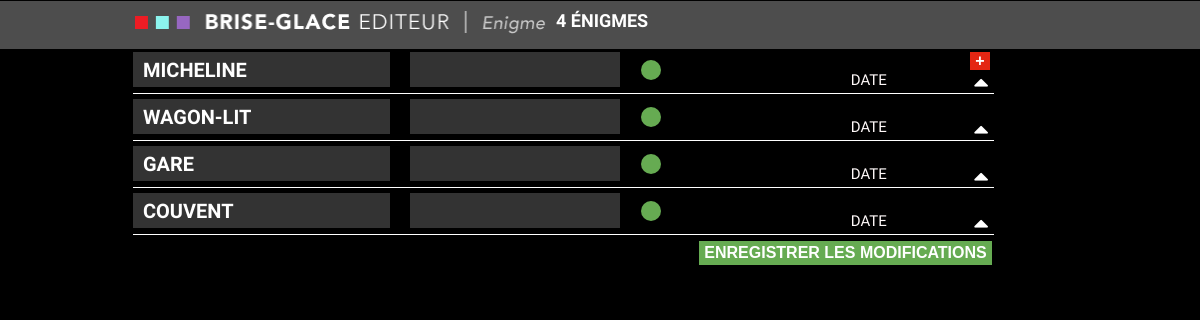
The page / on the database its author committed.
### tables this page shows
CREATE TABLE IF NOT EXISTS `enigme` (
  `id` int(255) NOT NULL,
  `mot` varchar(50) NOT NULL,
  `image0` varchar(200) NOT NULL,
  `imgcrop0` varchar(50) NOT NULL,
  `auteur0` varchar(50) NOT NULL,
  `date0` varchar(50) NOT NULL,
  `indice1` varchar(50) NOT NULL,
  `image1` varchar(200) NOT NULL,
  `imgcrop1` varchar(50) NOT NULL,
  `auteur1` varchar(50) NOT NULL,
  `date1` varchar(50) NOT NULL,
  `indice2` varchar(50) NOT NULL,
  `image2` varchar(200) NOT NULL,
  `imgcrop2` varchar(50) NOT NULL,
  `auteur2` varchar(50) NOT NULL,
  `date2` varchar(50) NOT NULL,
  `indice3` varchar(50) NOT NULL,
  `image3` varchar(200) NOT NULL,
  `imgcrop3` varchar(50) NOT NULL,
  `auteur3` varchar(50) NOT NULL,
  `date3` varchar(50) NOT NULL,
  `recompense` varchar(50) NOT NULL,
  `image4` varchar(200) NOT NULL,
  `imgcrop4` varchar(50) NOT NULL,
  `auteur4` varchar(50) NOT NULL,
  `date4` varchar(50) NOT NULL,
  `legende` text NOT NULL,
  PRIMARY KEY (`id`),
  UNIQUE KEY `id` (`id`),
  UNIQUE KEY `id_2` (`id`)
);

### script/front/old.php (the view, shortened to what this page needs)
<form  action="?" method="POST">
<?php
try
{
  $bdd = new PDO('mysql:host=localhost;dbname=formulaire;charset=utf8', 'root', 'root');
}
catch (Exception $e)
{
  die('Erreur : ' . $e->getMessage());
}
$reponse = $bdd->query("SELECT * FROM enigme ORDER BY id");
$result = $bdd->query("SELECT id FROM enigme");
if (empty($result->fetch()))
{
  ?>
  <input type="submit" class="_button _button-2" name="plus" id="plus" value="+"/>
  <?php
}
else
{
$i = 0;
while ($donnees = $reponse->fetch())
{
?>
          <input type="submit" class="_button _button-2" name="plus" id="plus" value="+"/>
          <input class="_input _input-2" type="text" name="sqlmot<?php echo $i?>" id="sqlmot<?php echo $i?>" value="<?php if (isset($_POST['sqlmot' . $i])){echo $_POST['sqlmot' . $i];} else {echo $donnees['mot'];} ?>" spellcheck="true">
          <input class="_input _input-3" type="text" id="sqltheme<?php echo $i?>" name="sqltheme<?php echo $i?>" value="<?php if (isset($_POST['sqltheme' . $i])){echo $_POST['sqltheme' . $i];} else {echo $donnees['theme'];} ?>" spellcheck="true">
          <div class="element element-4" id="sqldivmot<?php echo $i?>" spellcheck="true"></div>
          <p class="text text-2"><strong>DATE</strong></p>
          <i class="_button _button-3 first-arrow fa fa-caret-up" style="font-size:24px;color:white"></i>
          <div class="element element-5" ></div>
  <?php
  $i++;
  }
  ?>
<input class="_button _button-5" type="submit"name="update" id="update" value="Enregistrer les modifications"/>
<?php
}
?>
</form>

### index.php (shortened to what this page needs)
  <!doctype html>
  <html>
  <head>
      <link rel="stylesheet" href="css/jquery.Jcrop.css" type="text/css" />
      <link rel="stylesheet" href="https://cdnjs.cloudflare.com/ajax/libs/font-awesome/4.7.0/css/font-awesome.min.css">
      <link rel="stylesheet" href="css/standardize.css">
      <link rel="stylesheet" href="css/index-grid.css">
      <link rel="stylesheet" href="css/index.css">
  </head>
  <body class="body page-index clearfix">
<?php
try
{
  $bdd = new PDO('mysql:host=localhost;dbname=formulaire;charset=utf8', 'root', 'root');
}
catch (Exception $e)
{
  die('Erreur : ' . $e->getMessage());
}
$query = $bdd->query('SELECT MAX(id) AS maxval FROM enigme');
$max_row = $query->fetch(PDO::FETCH_ASSOC);
$max = $max_row['maxval'] + 1;
?>
    <div class="element element-2"></div>
    <img class="image image-1" src="images/1.png">
    <p class="_input _input-1"><?php echo $max ?> énigmes</p>
<?php
  require('script/front/old.php');
  ?>
</body>
</html>

### css/standardize.css (style rules this page uses)
html { font-family: sans-serif; -webkit-text-size-adjust: 100%; -ms-text-size-adjust: 100%; min-height: 100%; }
body { margin: 0; }
b, strong { font-weight: bold; }
img { border: 0; }
button, input, select, textarea { font-family: inherit; font-size: 100%; font-weight: inherit; margin: 0; padding: 0; }
button, input { line-height: normal; }
button, html input[type="button"], input[type="reset"], input[type="submit"] { -webkit-appearance: button; cursor: pointer; }
html, body, div, span, applet, object, iframe, h1, h2, h3, h4, h5, h6, p, blockquote, pre, a, abbr, acronym, address, big, cite, code, del, dfn, em, font, img, ins, kbd, q, s, samp, small, strike, strong, sub, sup, tt, var, dl, dt, dd, ol, ul, li, fieldset, form, label, legend, table, caption, tbody, tfoot, thead, tr, th, td { margin: 0; padding: 0; border: 0; outline: 0; font-weight: inherit; font-style: inherit; font-size: 100%; font-family: inherit; vertical-align: baseline; }
body { line-height: 1; color: black; background: white; }
button, input, fieldset, textarea, select { font-size: inherit; color: inherit; border: none; border-radius: 0; }
img { width: 100%; height: auto; }
.clearfix:before, .clearfix:after { content: ""; display: table; }
.clearfix:after { clear: both; }
.clearfix { *zoom: 1; }
* { -moz-box-sizing: border-box; box-sizing: border-box; }

### css/index.css (style rules this page uses)
body { background-color: rgb(0, 0, 0); font: 700 1.5em/1.38 Helvetica; color: rgb(0, 0, 0); }
.image { display: block; height: auto; overflow: hidden; }
.text { position: relative; float: left; color: rgb(0, 0, 0); }
._button { display: block; text-align: center; }
._input { display: block; font-family: 'Quattrocento Sans'; color: rgb(255, 255, 255); }
.element-2 { position: relative; float: left; clear: both; z-index: 34; width: 100%; height: 46px; margin: 1px 0 0 -0.75%; background-color: rgba(249, 249, 249, 0); }
.element-4 { position: relative; float: left; z-index: 33; width: 20px; height: 20px; margin: 13px 0 0 1.73438%; border-radius: 100px; background-color: rgb(228, 38, 19); }
.element-5 { position: relative; float: left; clear: both; z-index: 7; width: 71.75%; height: 1px; margin: 1px 0 0 11.08073%; background-color: rgb(255, 255, 255); }
.image-1 { position: fixed; top: 1px; left: 10.5%; z-index: 37; width: 425px; }
.text-2 { z-index: 19; width: 8.25%; min-height: 15px; margin: 22px 0 0 15.79948%; font-family: Oswald; font-size: 0.667em; font-weight: 400; }
._button-2 { position: absolute; top: 52px; right: 17.5026041666%; z-index: 8; width: 20px; height: 18px; background-color: rgb(228, 38, 19); font-size: 0.667em; color: rgb(255, 255, 255); }
._button-3 { position: relative; float: right; z-index: 29; width: 2.6666666666%; height: 23px; margin: 22px 16.91797% 0 0; background-color: rgba(222, 222, 222, 0); font-size: 0.667em; font-weight: 400; color: rgb(0, 0, 0); }
._button-5 { position: relative; float: right; clear: both; z-index: 31; width: 24.4166666666%; height: 24px; margin: 6px 17.33073% 0 0; background-color: rgb(102, 171, 82); font-family: Arial; font-size: 0.667em; text-transform: uppercase; color: rgb(255, 255, 255); }
._input-1 { position: fixed; top: 9px; left: 46.3333333333%; z-index: 36; width: 22.1666666666%; height: 32px; background-color: rgb(77, 77, 77); font-size: 0.75em; text-transform: uppercase; }
._input-2 { position: relative; float: left; clear: both; z-index: 21; width: 21.4166666666%; height: 35px; margin: 5px 0 0 11.08073%; padding: 0 10px; background-color: rgb(51, 51, 51); font-size: 0.833em; text-transform: uppercase; }
._input-3 { position: relative; float: left; z-index: 26; width: 17.5%; height: 35px; margin: 5px 0 0 1.69922%; padding: 0 10px; background-color: rgb(51, 51, 51); font-size: 0.833em; }
.text strong { border-top-width: 0; border-right-width: 0; border-bottom-width: 0; border-left-width: 0; border-color: transparent; border-style: none; border-top-left-radius: 0; border-top-right-radius: 0; border-bottom-right-radius: 0; border-bottom-left-radius: 0; text-transform: inherit; text-decoration: inherit; letter-spacing: inherit; word-spacing: inherit; opacity: 1; word-break: normal; word-wrap: normal; white-space: normal; }
.text-2 strong { background-color: transparent; font-family: 'Open Sans Condensed'; font-style: normal; font-size: 0.938em; font-weight: 300; color: #fff9f9; }

### rows shown on the page
enigme: mot "micheline"
enigme: mot "Wagon-Lit"
enigme: mot "gare"
enigme: mot "Couvent"

### other values the page prints
$max "4"
